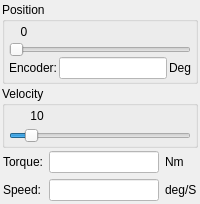
        <widget class="QWidget" name="pageMixed">
         <layout class="QVBoxLayout" name="verticalLayout_11">
          <property name="spacing">
           <number>2</number>
          </property>
          <property name="leftMargin">
           <number>2</number>
          </property>
          <property name="topMargin">
           <number>2</number>
          </property>
          <property name="rightMargin">
           <number>2</number>
          </property>
          <property name="bottomMargin">
           <number>2</number>
          </property>
          <item>
           <widget class="QGroupBox" name="groupBox_7">
            <property name="minimumSize">
             <size>
              <width>0</width>
              <height>0</height>
             </size>
            </property>
            <property name="title">
             <string>Position</string>
            </property>
            <layout class="QVBoxLayout" name="verticalLayout_10">
             <property name="spacing">
              <number>0</number>
             </property>
             <property name="leftMargin">
              <number>4</number>
             </property>
             <property name="topMargin">
              <number>0</number>
             </property>
             <property name="rightMargin">
              <number>4</number>
             </property>
             <property name="bottomMargin">
              <number>2</number>
             </property>
             <item>
              <widget class="QWidget" name="widget_10" native="true">
               <property name="minimumSize">
                <size>
                 <width>0</width>
                 <height>20</height>
                </size>
               </property>
               <property name="maximumSize">
                <size>
                 <width>16777215</width>
                 <height>20</height>
                </size>
               </property>
               <widget class="QLabel" name="labelMixedPosition">
                <property name="geometry">
                 <rect>
                  <x>0</x>
                  <y>0</y>
                  <width>30</width>
                  <height>20</height>
                 </rect>
                </property>
                <property name="minimumSize">
                 <size>
                  <width>30</width>
                  <height>20</height>
                 </size>
                </property>
                <property name="maximumSize">
                 <size>
                  <width>16777215</width>
                  <height>20</height>
                 </size>
                </property>
                <property name="text">
                 <string>0</string>
                </property>
                <property name="alignment">
                 <set>Qt::AlignCenter</set>
                </property>
               </widget>
              </widget>
             </item>
             <item>
              <widget class="QSlider" name="sliderMixedPosition">
               <property name="mouseTracking">
                <bool>false</bool>
               </property>
               <property name="styleSheet">
                <string notr="true"/>
               </property>
               <property name="orientation">
                <enum>Qt::Horizontal</enum>
               </property>
               <property name="tickPosition">
                <enum>QSlider::NoTicks</enum>
               </property>
               <property name="tickInterval">
                <number>0</number>
               </property>
              </widget>
             </item>
             <item>
              <widget class="QWidget" name="widget_11" native="true">
               <layout class="QHBoxLayout" name="horizontalLayout_2">
                <property name="spacing">
                 <number>2</number>
                </property>
                <property name="leftMargin">
                 <number>0</number>
                </property>
                <property name="topMargin">
                 <number>0</number>
                </property>
                <property name="rightMargin">
                 <number>0</number>
                </property>
                <property name="bottomMargin">
                 <number>0</number>
                </property>
                <item>
                 <widget class="QLabel" name="label_13">
                  <property name="text">
                   <string>Encoder:</string>
                  </property>
                 </widget>
                </item>
                <item>
                 <widget class="QLineEdit" name="editMixedCurrentPos">
                  <property name="styleSheet">
                   <string notr="true">background-color: rgb(255, 255, 255);
</string>
                  </property>
                  <property name="readOnly">
                   <bool>true</bool>
                  </property>
                 </widget>
                </item>
                <item>
                 <widget class="QLabel" name="label_14">
                  <property name="text">
                   <string>Deg</string>
                  </property>
                 </widget>
                </item>
               </layout>
              </widget>
             </item>
            </layout>
           </widget>
          </item>
          <item>
           <widget class="QGroupBox" name="groupBox_6">
            <property name="title">
             <string>Velocity</string>
            </property>
            <layout class="QVBoxLayout" name="verticalLayout_8">
             <property name="spacing">
              <number>2</number>
             </property>
             <property name="leftMargin">
              <number>4</number>
             </property>
             <property name="topMargin">
              <number>0</number>
             </property>
             <property name="rightMargin">
              <number>4</number>
             </property>
             <property name="bottomMargin">
              <number>2</number>
             </property>
             <item>
              <widget class="QWidget" name="widget_12" native="true">
               <property name="minimumSize">
                <size>
                 <width>0</width>
                 <height>20</height>
                </size>
               </property>
               <property name="maximumSize">
                <size>
                 <width>16777215</width>
                 <height>20</height>
                </size>
               </property>
               <widget class="QLabel" name="labelMixedVelocity">
                <property name="geometry">
                 <rect>
                  <x>13</x>
                  <y>0</y>
                  <width>30</width>
                  <height>20</height>
                 </rect>
                </property>
                <property name="minimumSize">
                 <size>
                  <width>30</width>
                  <height>20</height>
                 </size>
                </property>
                <property name="maximumSize">
                 <size>
                  <width>16777215</width>
                  <height>20</height>
                 </size>
                </property>
                <property name="text">
                 <string>10</string>
                </property>
                <property name="alignment">
                 <set>Qt::AlignCenter</set>
                </property>
               </widget>
              </widget>
             </item>
             <item>
              <widget class="QSlider" name="sliderMixedVelocity">
               <property name="mouseTracking">
                <bool>false</bool>
               </property>
               <property name="minimum">
                <number>1</number>
               </property>
               <property name="maximum">
                <number>100</number>
               </property>
               <property name="value">
                <number>10</number>
               </property>
               <property name="orientation">
                <enum>Qt::Horizontal</enum>
               </property>
               <property name="tickPosition">
                <enum>QSlider::NoTicks</enum>
               </property>
              </widget>
             </item>
            </layout>
           </widget>
          </item>
          <item>
           <widget class="QWidget" name="widget_13" native="true">
            <layout class="QGridLayout" name="gridLayout_2">
             <property name="leftMargin">
              <number>1</number>
             </property>
             <property name="topMargin">
              <number>1</number>
             </property>
             <property name="rightMargin">
              <number>1</number>
             </property>
             <property name="bottomMargin">
              <number>1</number>
             </property>
             <property name="horizontalSpacing">
              <number>6</number>
             </property>
             <item row="0" column="0">
              <widget class="QLabel" name="label_15">
               <property name="text">
                <string>Torque:</string>
               </property>
              </widget>
             </item>
             <item row="0" column="1">
              <widget class="QLineEdit" name="editMixedTorque">
               <property name="maximumSize">
                <size>
                 <width>16777215</width>
                 <height>16777215</height>
                </size>
               </property>
               <property name="styleSheet">
                <string notr="true">background-color: rgb(255, 255, 255);</string>
               </property>
               <property name="readOnly">
                <bool>true</bool>
               </property>
              </widget>
             </item>
             <item row="0" column="2">
              <widget class="QLabel" name="label_16">
               <property name="text">
                <string>Nm</string>
               </property>
              </widget>
             </item>
             <item row="1" column="0">
              <widget class="QLabel" name="labelSpeed6">
               <property name="text">
                <string>Speed:</string>
               </property>
              </widget>
             </item>
             <item row="1" column="1">
              <widget class="QLineEdit" name="editMixedSpeed">
               <property name="maximumSize">
                <size>
                 <width>16777215</width>
                 <height>16777215</height>
                </size>
               </property>
               <property name="styleSheet">
                <string notr="true">background-color: rgb(255, 255, 255);</string>
               </property>
               <property name="readOnly">
                <bool>true</bool>
               </property>
              </widget>
             </item>
             <item row="1" column="2">
              <widget class="QLabel" name="labelSpeed7">
               <property name="text">
                <string>deg/S</string>
               </property>
              </widget>
             </item>
            </layout>
           </widget>
          </item>
         </layout>
        </widget>
